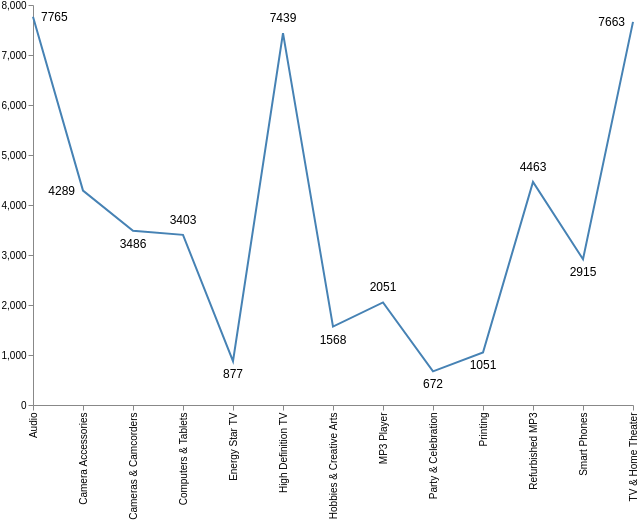

The specification (Vega-Lite) saved for this image:
### Vega specification from a JSON file in a GitHub repository (floating-point values rounded to 4 significant figures)
{"$schema": "https://vega.github.io/schema/vega/v5.json", "description": "Sum of Cost by Product Family", "width": 600, "height": 400, "data": [{"name": "source_0", "values": [{"PRODUCT_FAMILY": "Audio", "Cost": 7765}, {"PRODUCT_FAMILY": "Camera Accessories", "Cost": 4289}, {"PRODUCT_FAMILY": "Cameras & Camcorders", "Cost": 3486}, {"PRODUCT_FAMILY": "Computers & Tablets", "Cost": 3403}, {"PRODUCT_FAMILY": "Energy Star TV", "Cost": 877}, {"PRODUCT_FAMILY": "High Definition TV", "Cost": 7439}, {"PRODUCT_FAMILY": "Hobbies & Creative Arts", "Cost": 1568}, {"PRODUCT_FAMILY": "MP3 Player", "Cost": 2051}, {"PRODUCT_FAMILY": "Party & Celebration", "Cost": 672}, {"PRODUCT_FAMILY": "Printing", "Cost": 1051}, {"PRODUCT_FAMILY": "Refurbished MP3", "Cost": 4463}, {"PRODUCT_FAMILY": "Smart Phones", "Cost": 2915}, {"PRODUCT_FAMILY": "TV & Home Theater", "Cost": 7663}]}], "scales": [{"name": "xscale", "type": "point", "domain": {"data": "source_0", "field": "PRODUCT_FAMILY"}, "range": "width"}, {"name": "yscale", "type": "linear", "domain": {"data": "source_0", "field": "Cost"}, "range": "height", "nice": true, "zero": true}], "axes": [{"orient": "bottom", "scale": "xscale", "labelAngle": -90, "labelOverlap": true, "labelAlign": "right", "labelBaseline": "middle"}, {"orient": "left", "scale": "yscale"}], "marks": [{"name": "line-01", "type": "line", "from": {"data": "source_0"}, "encode": {"enter": {"x": {"scale": "xscale", "field": "PRODUCT_FAMILY"}, "y": {"scale": "yscale", "field": "Cost"}, "stroke": {"value": "steelblue"}, "strokeWidth": {"value": 2}}}}, {"type": "text", "from": {"data": "line-01"}, "encode": {"enter": {"text": {"field": "datum.Cost", "format": ".2~s"}, "fontSize": {"value": 12}}}, "transform": [{"type": "label", "size": [600, 400], "padding": 5, "avoidBaseMark": true, "anchor": ["top", "bottom", "left", "right"], "offset": [8]}]}]}
